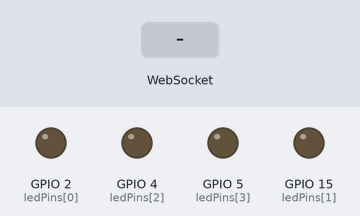
This sketch was run on a simulated ESP32. Parts: output pins drawn as LEDs (lit = HIGH). The test bench sets the inputs (shaded band). WiFi joins after 1.5 s; servers stay silent unless stated; what the sketch prints to the serial monitor is not drawn.

Above: at 3.2 s.
3.3 s: WebSocket text "1" received
At 4.7 s:
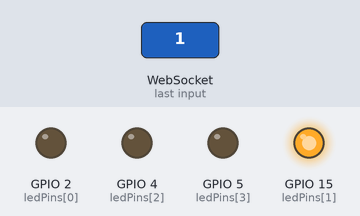
Timing chart, 0 to 6.3 s (numbered marks = the images above; inputs shaded):
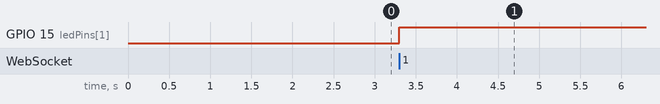

Measured:
- after the input at 3.3 s, GPIO 15 (ledPins[1]): LOW → HIGH at once

The sketch:

sketch_WEBSERVER_FINAL.ino
```cpp
#include <WiFi.h>
#include <WebSocketsServer.h>
#include <ESPAsyncWebServer.h>

const char* ssid = "SMART CLASSROOM";
const char* password = "987654321";
const int ledPins[] = {2, 15, 4, 5}; // Pins for four LEDs
const int numLEDs = sizeof(ledPins) / sizeof(ledPins[0]);

WebSocketsServer webSocket = WebSocketsServer(81);
AsyncWebServer server(80);

const char index_html[] PROGMEM = R"rawliteral(
<!DOCTYPE html>
<html lang="en">
 <head>
    <meta charset="UTF-8">
    <meta name="viewport" content="width=device-width, initial-scale=1.0">
    <title>SMART CLASSROOM</title>
    <style>
        body {
            font-family: Arial, sans-serif;
            background-color: #b1e2f3;
            margin: 0;
            padding: 0;
            display: flex;
            flex-direction: column;
            align-items: center;
            justify-content: center;
            min-height: 100vh;
        }
        .container {
            width: 300px;
            margin: 20px;
            padding: 20px;
            background: #ffffff;
            box-shadow: 0 4px 6px rgba(0, 0, 0, 0.1);
            border-radius: 10px;
            text-align: center;
        }
        .container h3 {
            margin-bottom: 15px;
            color: #333;
        }
        .btn {
            padding: 10px 20px;
            font-size: 16px;
            border: none;
            border-radius: 5px;
            background-color: #4caf50;
            color: white;
            cursor: pointer;
            margin: 10px 0;
        }
        .btn.off {
            background-color: #f44336;
        }
        .btn:disabled {
            background-color: #d3d3d3;
            cursor: not-allowed;
        }
        .slider {
            width: 100%;
            margin: 10px 0;
        }
        .value-display {
            font-size: 16px;
            color: #555;
            margin-top: 10px;
        }
        h1{
            color: orange;
        }
</style>
</head>
<body>
    <div  class="container">
        <h1>SMART CLASSROOM</h1>
    </div>
    <div class="container">
        <h3>Bulb 1</h3>
        <button class="btn" id="btn1" onclick="toggleSwitch(1)">Turn Off</button>
        <input type="range" class="slider" id="slider1" min="0" max="100" value="50">
        <div class="value-display">Value: <span id="value1">90</span></div>
    </div>

    <div class="container">
        <h3>Bulb 2</h3>
        <button class="btn" id="btn2" onclick="toggleSwitch(2)">Turn Off</button>
        <input type="range" class="slider" id="slider2" min="0" max="100" value="50">
        <div class="value-display">Value: <span id="value2">90</span></div>
    </div>

    <div class="container">
        <h3>Fan 1</h3>
        <button class="btn" id="btn3" onclick="toggleSwitch(3)">Turn Off</button>
        <input type="range" class="slider" id="slider3" min="0" max="100" value="50">
        <div class="value-display">Value: <span id="value3">50</span></div>
    </div>

    <div class="container">
        <h3>Fan 2</h3>
        <button class="btn" id="btn4" onclick="toggleSwitch(4)">Turn Off</button>
        <input type="range" class="slider" id="slider4" min="0" max="100" value="50">
        <div class="value-display">Value: <span id="value4">50</span></div>
    </div>

    <script>
        function toggleSwitch(num) {
            const button = document.getElementById(`btn${num}`);
            const slider = document.getElementById(`slider${num}`);

            if (button.textContent === "Turn Off") {
                button.textContent = "Turn On";
                button.classList.add('off');
                slider.disabled = true;
            } else {
                button.textContent = "Turn Off";
                button.classList.remove('off');
                slider.disabled = false;
            }
        }

        document.querySelectorAll('.slider').forEach((slider, index) => {
            slider.addEventListener('input', () => {
                document.getElementById(`value${index + 1}`).textContent = slider.value;
            });
        });
        var ws = new WebSocket('ws://' + window.location.hostname + ':81/');
        var buttons = document.querySelectorAll('.toggleButton');
        var statuses = [document.getElementById('status1'), document.getElementById('status2'), document.getElementById('status3'), document.getElementById('status4')];

        buttons.forEach((button, index) => {
            button.addEventListener('change', function() {
                var state = button.checked ? '1' : '0';
                ws.send(state + index); // Send the state along with the LED index
            });
        });

        ws.onmessage = function(event) {
            var data = event.data;
            var state = data.substring(0, 1);
            var index = parseInt(data.substring(1));
            statuses[index].textContent = state === '1' ? 'ON' : 'OFF';
        };
    </script>
 </body>
</html>

)rawliteral";
void setup() {
  for (int i = 0; i < numLEDs; i++) {
    pinMode(ledPins[i], OUTPUT);
  }
  Serial.begin(115200);

  WiFi.begin(ssid, password);

  while (WiFi.status() != WL_CONNECTED) {
    delay(1000);
    Serial.println("Connecting to WiFi...");
  }
  Serial.println("Connected to WiFi");
  Serial.println("IP Address: " + WiFi.localIP().toString());

  webSocket.begin();
  webSocket.onEvent(webSocketEvent);

  server.on("/", HTTP_GET, [](AsyncWebServerRequest *request){
    request->send_P(200, "text/html", index_html);
  });
  server.begin();
}

void webSocketEvent(uint8_t num, WStype_t type, uint8_t * payload, size_t length) {
  if (type == WStype_TEXT) {
    int index = payload[length - 1] - '0'; // Convert char to int
    if (index >= 0 && index < numLEDs) {
      if (payload[0] == '1') {
        digitalWrite(ledPins[index], HIGH);
      } else {
        digitalWrite(ledPins[index], LOW);
      }
    }
  }
}

void loop() {
  webSocket.loop();
}
```
